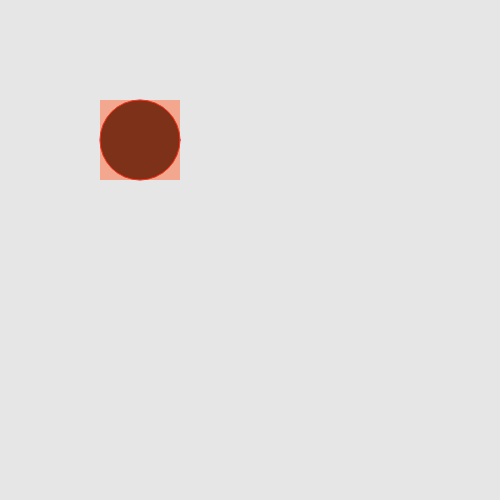
Frame 1 (no input)
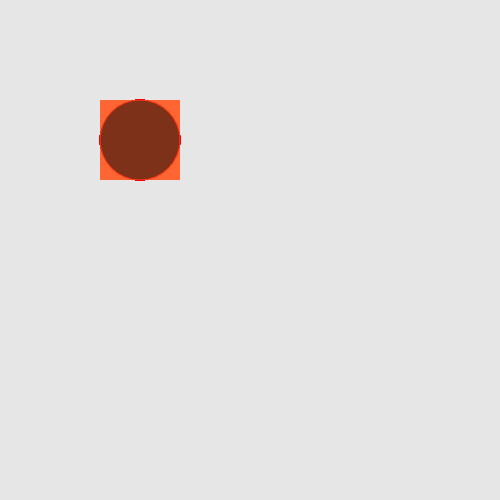
Frame 60 (no input)
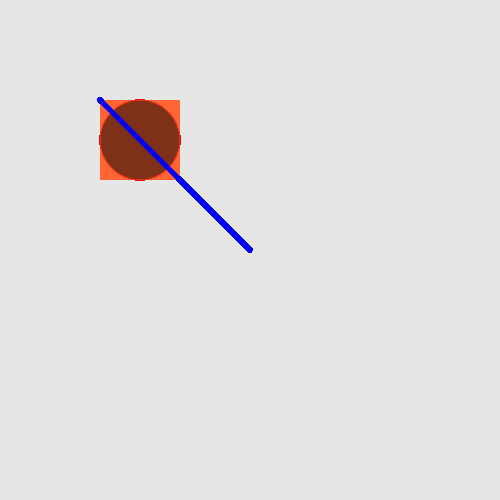
Frame 120 (the mouse pressed at the canvas centre since frame 60)

The p5.js sketch that drew these frames (run headless with seeded random() and noise() and a simulated clock; from frame 60 on, the mouse is pressed at the canvas centre):

// p5.js sketch
// ── sketch.js
function setup() {
	createCanvas(500, 500);
	// background is very light grey
	background(230);
}

function draw() {

	// create bright green ellipse with white stroke
	// fill is bright green
	fill(0, 0, 0);
	// stroke is white
	stroke('red');
	strokeWeight(1); // reset to default
	ellipseMode(CORNER);
	ellipse(100, 100, 80, 80);

	// make transparent rectangle
	// a color fill with a fourth argument will define transparency
	// fill has about 50% transparency
	fill(255, 100, 50, 125);
	noStroke();
	rect(100, 100, 80, 80);

	// stroke weight will set thickness of line
	stroke(0, 0, mouseY, mouseX);
	strokeWeight(5);
	line(100, 100, mouseX, mouseY);
}
